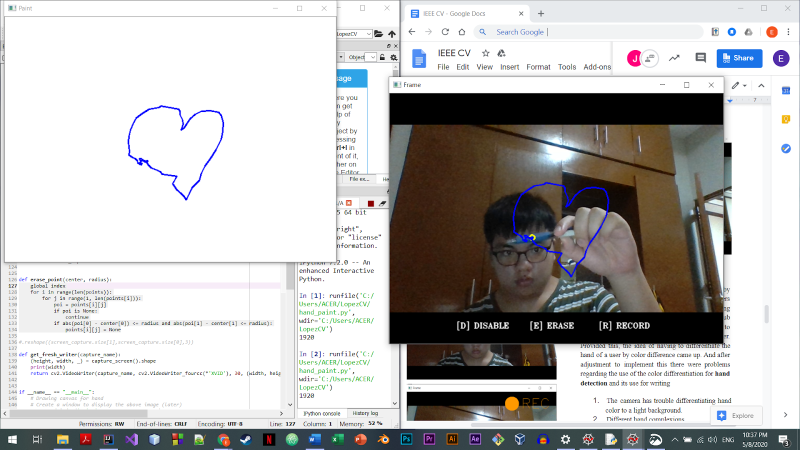
#> input picture pics/Drawing.png, 1600 x 900 px (shown at 1/2 size)
$ python -i hand_paint.py   (imports and definitions only)
#> lines starting #> are read from the running program, lines starting #| are printed output that depends on the picture; after the words box and inside, x2 and y2 are one past the last pixel; in counts of white or black regions, pixels touching at a corner belong together
#> further down, picture is the input picture: shape (900, 1600, 3); mean B, G, R 185.9, 186.7, 188
# -*- coding: utf-8 -*-
"""
Created on Thu May  7 14:02:24 2020

@author: ACER
"""

import numpy as np
import cv2
from collections import deque
from PIL import ImageGrab


#Global Variables
# Upper and lower boundaries
lowerColor = np.array([100, 60, 60])
upperColor = np.array([140, 255, 255])

# Kernel for erosion and dilation
kernel = np.ones((5, 5), np.uint8)


# Toggles
eraserMode = False
disabledMode = False
recordMode = False

# Rectangle dimensions

# Draw buttons like colored rectangles on the white image
rect_top = 450
rect_height = 50
rect_bottom = rect_top + rect_height


#Paint-related
"""
    Stores pixels of different colors
    in different array in deques
"""
points = [deque(maxlen=512)]
# Index variable for each color
index = 0


# [11 lines left out: function prepare_canvas, not called in this run]


def create_mask(hsv_frame):
    mask = cv2.inRange(hsv_frame, lowerColor, upperColor)
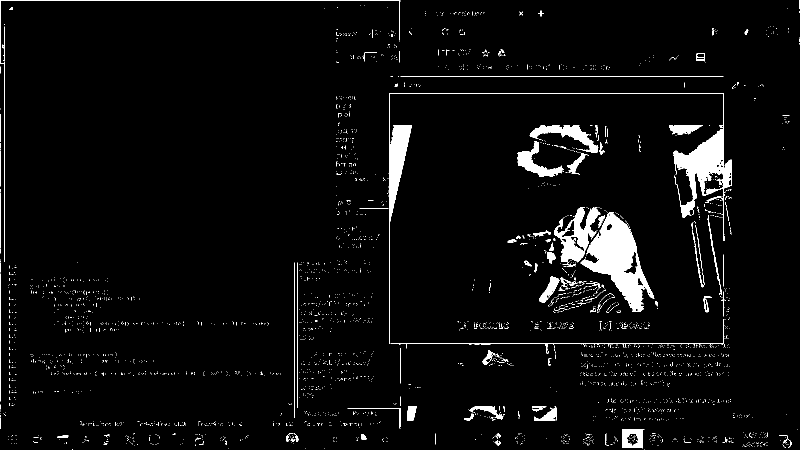
#> mask: shape (900, 1600) (shown at 1/2 size); 3.9% white; 3427 white regions (3335 under 20 px), largest, box (x1, y1, x2, y2) and area: (777, 186, 1463, 688) 13886, (1161, 424, 1309, 624) 11924, (1108, 414, 1201, 525) 4270
    mask = cv2.erode(mask, kernel, iterations = 2)
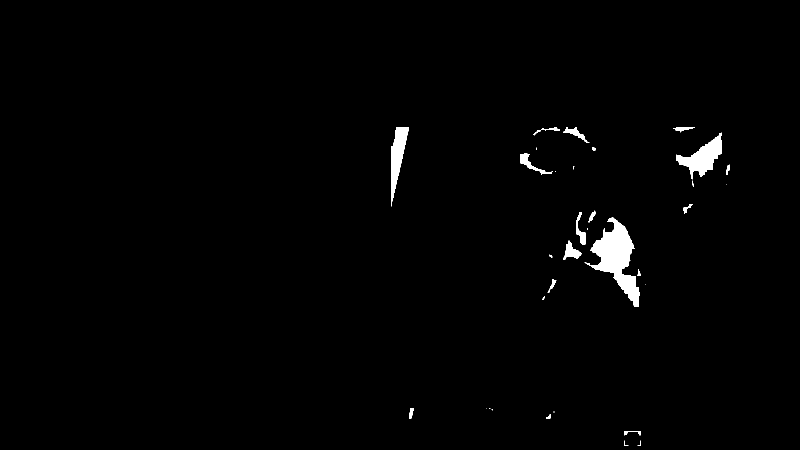
#> mask: shape (900, 1600) (shown at 1/2 size); 1.2% white; 34 white regions (14 under 20 px), largest, box (x1, y1, x2, y2) and area: (1169, 434, 1279, 614) 7521, (1352, 265, 1444, 359) 3418, (782, 254, 818, 413) 2676
    mask = cv2.morphologyEx(mask, cv2.MORPH_OPEN, kernel)
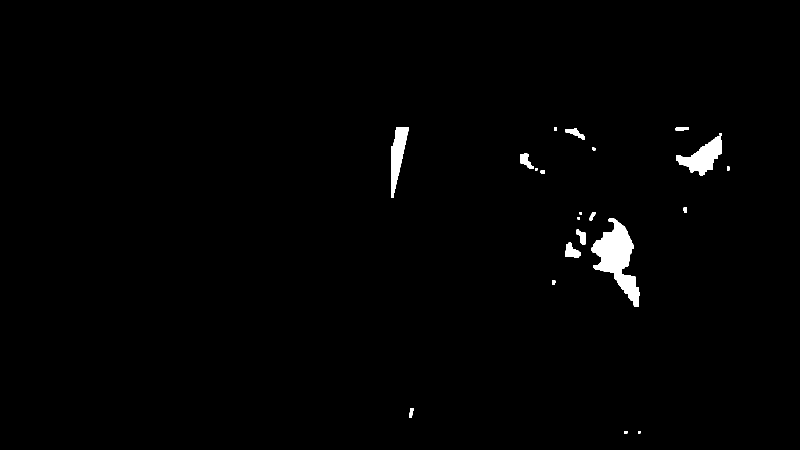
#> mask: shape (900, 1600) (shown at 1/2 size); 1.1% white; 22 white regions, largest, box (x1, y1, x2, y2) and area: (1182, 436, 1279, 614) 7433, (1352, 272, 1444, 351) 3329, (782, 254, 817, 396) 2634
    return cv2.dilate(mask, kernel, iterations = 1)
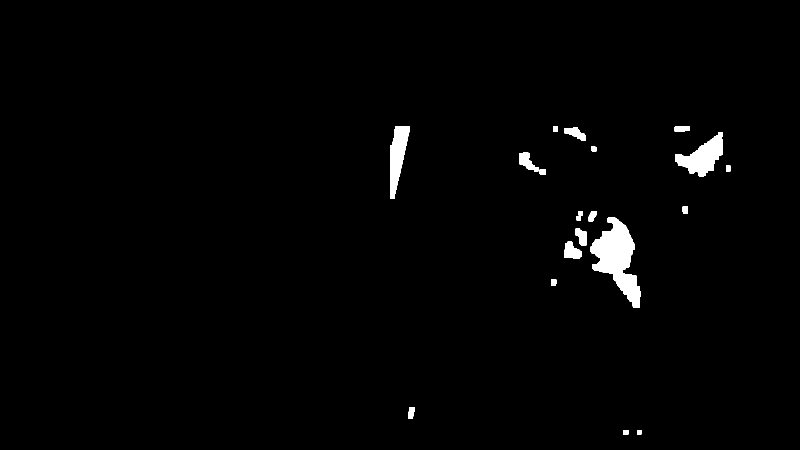
#> returned value: shape (900, 1600) (shown at 1/2 size); 1.5% white; 20 white regions, largest, box (x1, y1, x2, y2) and area: (1180, 434, 1281, 616) 8761, (1350, 264, 1446, 353) 4120, (780, 252, 819, 398) 3358


# [6 lines left out: function put_point, not called in this run]


"""
    Persistence = number of lines before line disappears (-1 means forever)
"""
# [12 lines left out: function redraw_points, not called in this run]


"""
    returns the current frame on-screen
"""

# [23 lines left out: functions capture_screen, erase_point, get_fresh_writer, not called in this run]


# [66 lines not run here, left out]


>>> import cv2
>>> picture = cv2.imread('pics/Drawing.png')
>>> result = create_mask(picture)

$ run again, on pics/Erasing.png
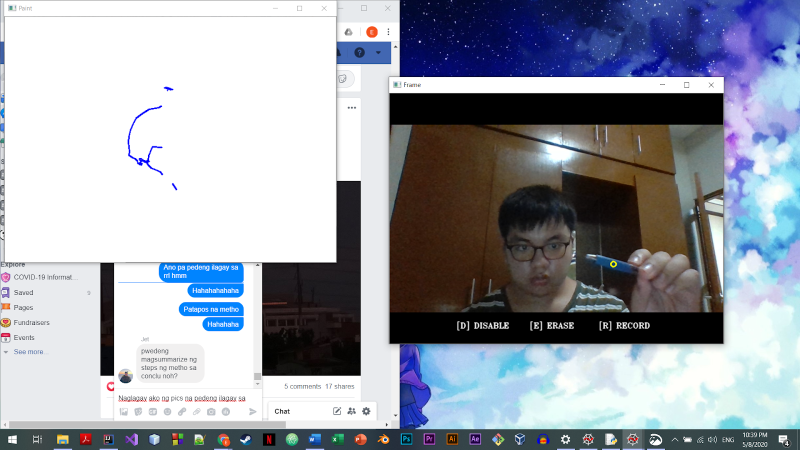
#> input picture pics/Erasing.png, 1600 x 900 px (shown at 1/2 size)
#> picture is the input picture: shape (900, 1600, 3); mean B, G, R 170.8, 160.4, 155.7
#> in create_mask, `mask = cv2.inRange(hsv_frame, lowerColor, upperColor)`:
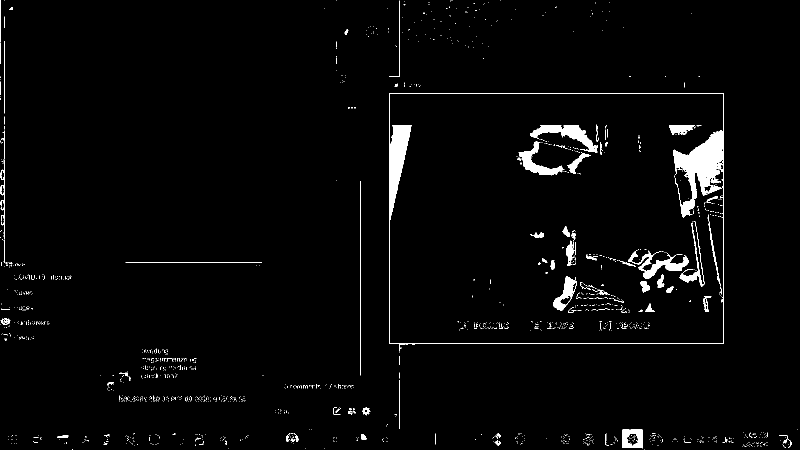
#> mask: shape (900, 1600) (shown at 1/2 size); 2.4% white; 1596 white regions (1524 under 20 px), largest, box (x1, y1, x2, y2) and area: (778, 186, 1448, 702) 14454, (1060, 250, 1196, 305) 2492, (1256, 500, 1377, 558) 2032
#> in create_mask, `return cv2.dilate(mask, kernel, iterations = 1)`:
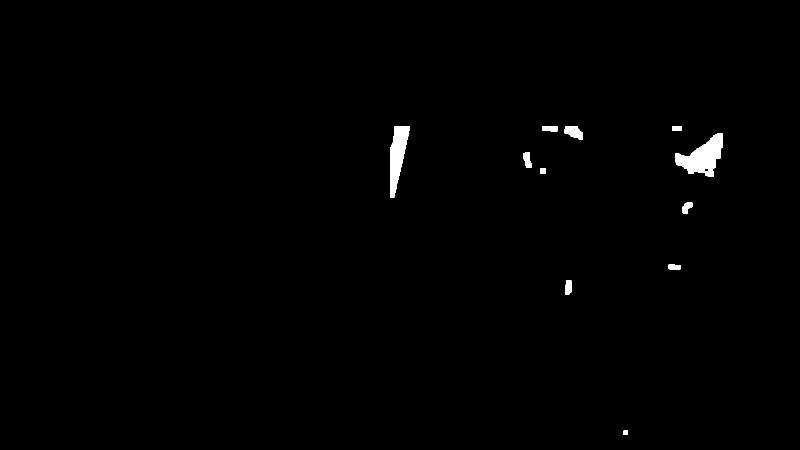
#> returned value: shape (900, 1600) (shown at 1/2 size); 0.71% white; 11 white regions, largest, box (x1, y1, x2, y2) and area: (1350, 266, 1446, 353) 4318, (780, 252, 819, 395) 3264, (1129, 252, 1166, 279) 688
